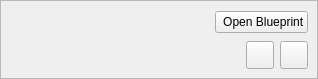
<?xml version="1.0" encoding="UTF-8"?>
<ui version="4.0">
 <class>BuildToolbar</class>
 <widget class="QWidget" name="BuildToolbar">
  <property name="geometry">
   <rect>
    <x>0</x>
    <y>0</y>
    <width>318</width>
    <height>79</height>
   </rect>
  </property>
  <property name="windowTitle">
   <string>Build Toolbar</string>
  </property>
  <layout class="QVBoxLayout" name="verticalLayout">
   <property name="leftMargin">
    <number>0</number>
   </property>
   <property name="topMargin">
    <number>0</number>
   </property>
   <property name="rightMargin">
    <number>0</number>
   </property>
   <property name="bottomMargin">
    <number>0</number>
   </property>
   <item>
    <widget class="QFrame" name="mode_frame">
     <property name="frameShape">
      <enum>QFrame::StyledPanel</enum>
     </property>
     <property name="frameShadow">
      <enum>QFrame::Raised</enum>
     </property>
     <layout class="QVBoxLayout" name="verticalLayout_2">
      <item>
       <widget class="QStackedWidget" name="main_stack">
        <property name="currentIndex">
         <number>1</number>
        </property>
        <widget class="QWidget" name="blueprint_page">
         <layout class="QHBoxLayout" name="horizontalLayout_2" stretch="1,0,0">
          <property name="leftMargin">
           <number>0</number>
          </property>
          <property name="topMargin">
           <number>0</number>
          </property>
          <property name="rightMargin">
           <number>0</number>
          </property>
          <property name="bottomMargin">
           <number>0</number>
          </property>
          <item>
           <widget class="QLabel" name="blueprint_name_label">
            <property name="font">
             <font>
              <weight>75</weight>
              <bold>true</bold>
             </font>
            </property>
            <property name="text">
             <string>&lt;Blueprint File Name&gt;</string>
            </property>
           </widget>
          </item>
          <item>
           <widget class="QPushButton" name="validate_btn">
            <property name="minimumSize">
             <size>
              <width>80</width>
              <height>0</height>
             </size>
            </property>
            <property name="text">
             <string> Validate</string>
            </property>
            <property name="icon">
             <iconset resource="resources.qrc">
              <normaloff>:/res/validate.svg</normaloff>:/res/validate.svg</iconset>
            </property>
            <property name="iconSize">
             <size>
              <width>14</width>
              <height>14</height>
             </size>
            </property>
           </widget>
          </item>
          <item>
           <widget class="QPushButton" name="build_btn">
            <property name="minimumSize">
             <size>
              <width>80</width>
              <height>0</height>
             </size>
            </property>
            <property name="text">
             <string> Build</string>
            </property>
            <property name="icon">
             <iconset resource="resources.qrc">
              <normaloff>:/res/build.svg</normaloff>:/res/build.svg</iconset>
            </property>
            <property name="iconSize">
             <size>
              <width>14</width>
              <height>14</height>
             </size>
            </property>
           </widget>
          </item>
         </layout>
        </widget>
        <widget class="QWidget" name="rig_page">
         <layout class="QHBoxLayout" name="horizontalLayout" stretch="1,0">
          <property name="leftMargin">
           <number>0</number>
          </property>
          <property name="topMargin">
           <number>0</number>
          </property>
          <property name="rightMargin">
           <number>0</number>
          </property>
          <property name="bottomMargin">
           <number>0</number>
          </property>
          <item>
           <widget class="QLabel" name="rig_name_label">
            <property name="font">
             <font>
              <weight>75</weight>
              <bold>true</bold>
             </font>
            </property>
            <property name="text">
             <string>&lt;Rig Name&gt;</string>
            </property>
           </widget>
          </item>
          <item>
           <widget class="QPushButton" name="open_blueprint_btn">
            <property name="text">
             <string> Open Blueprint</string>
            </property>
            <property name="icon">
             <iconset resource="resources.qrc">
              <normaloff>:/res/angle_left.svg</normaloff>:/res/angle_left.svg</iconset>
            </property>
            <property name="iconSize">
             <size>
              <width>14</width>
              <height>14</height>
             </size>
            </property>
           </widget>
          </item>
         </layout>
        </widget>
       </widget>
      </item>
      <item>
       <layout class="QHBoxLayout" name="header_layout">
        <item>
         <widget class="QLabel" name="mode_label">
          <property name="text">
           <string>&lt;Mode&gt;</string>
          </property>
          <property name="cssClasses" stdset="0">
           <string>mode-title</string>
          </property>
         </widget>
        </item>
        <item>
         <widget class="QToolButton" name="design_toolkit_btn">
          <property name="minimumSize">
           <size>
            <width>28</width>
            <height>28</height>
           </size>
          </property>
          <property name="statusTip">
           <string>Open the Pulse Design Toolkit</string>
          </property>
          <property name="text">
           <string/>
          </property>
          <property name="icon">
           <iconset resource="resources.qrc">
            <normaloff>:/res/design_toolkit.svg</normaloff>:/res/design_toolkit.svg</iconset>
          </property>
          <property name="iconSize">
           <size>
            <width>20</width>
            <height>20</height>
           </size>
          </property>
         </widget>
        </item>
        <item>
         <widget class="QToolButton" name="action_editor_btn">
          <property name="minimumSize">
           <size>
            <width>28</width>
            <height>28</height>
           </size>
          </property>
          <property name="statusTip">
           <string>Open the Pulse Action Editor</string>
          </property>
          <property name="text">
           <string/>
          </property>
          <property name="icon">
           <iconset resource="resources.qrc">
            <normaloff>:/res/action_editor.svg</normaloff>:/res/action_editor.svg</iconset>
          </property>
          <property name="iconSize">
           <size>
            <width>20</width>
            <height>20</height>
           </size>
          </property>
         </widget>
        </item>
       </layout>
      </item>
     </layout>
    </widget>
   </item>
  </layout>
 </widget>
 <resources>
  <include location="resources.qrc"/>
 </resources>
 <connections/>
</ui>
